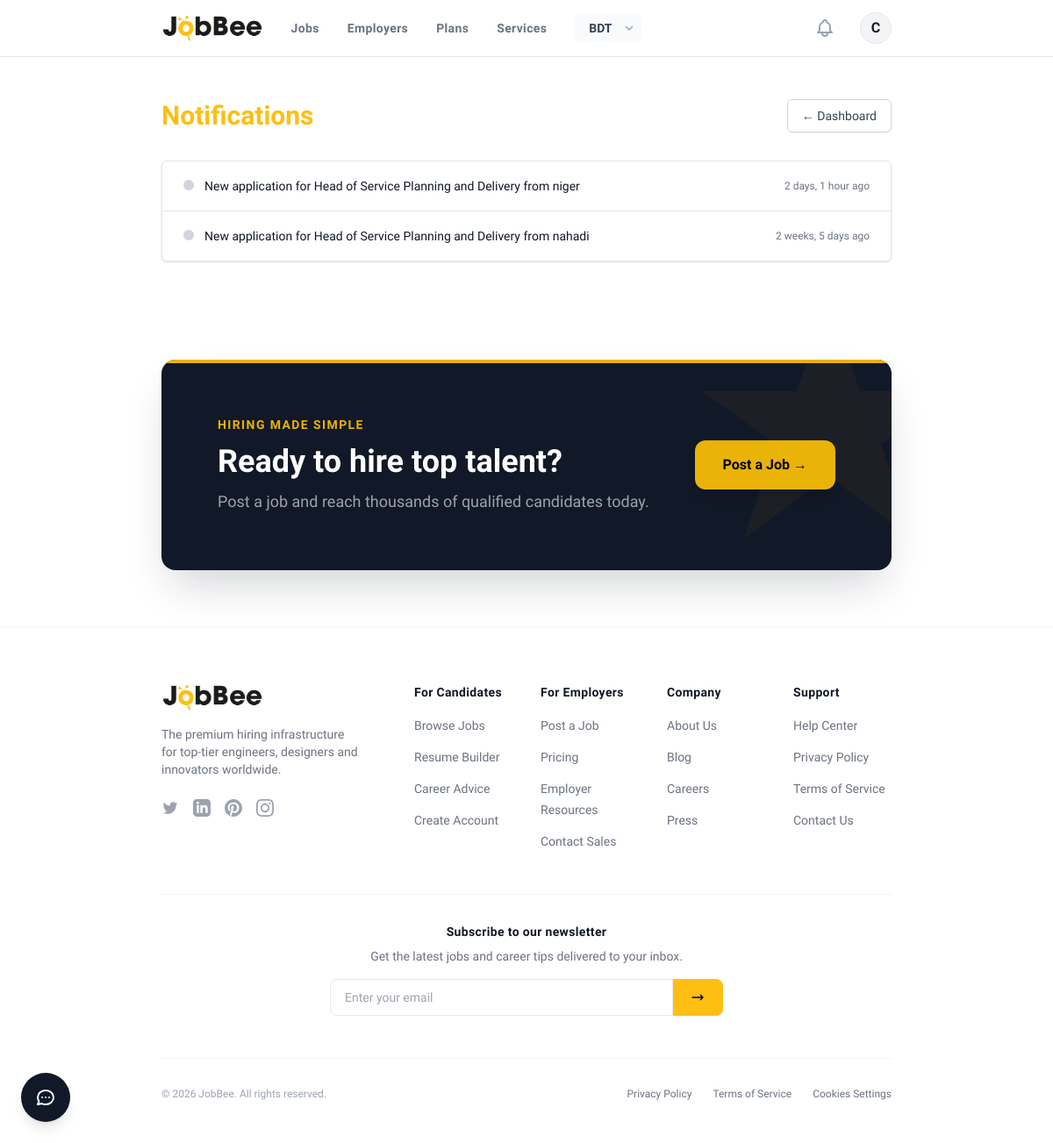
The page /accounts/notifications/ (signed in) on the database its author committed.
### accounts/models.py (models this page shows, shortened)
class User(AbstractUser):
    is_employer = models.BooleanField(default=False)
    is_seeker = models.BooleanField(default=False)
    history = HistoricalRecords()

class Notification(models.Model):
    user = models.ForeignKey(User, on_delete=models.CASCADE, related_name='notifications')
    message = models.CharField(max_length=255)
    link = models.CharField(max_length=255, blank=True)
    is_read = models.BooleanField(default=False)
    created_at = models.DateTimeField(auto_now_add=True)
    class Meta:
        ordering = ['-created_at']

### accounts/views.py (the view)
# urls.py: path('notifications/', views.notifications_view, name='notifications'),
@login_required
def notifications_view(request):
    notifications = request.user.notifications.all()
    notifications.filter(is_read=False).update(is_read=True)
    return render(request, 'accounts/notifications.html', {'notifications': notifications})

### templates/accounts/notifications.html (shortened to what this page needs)
{% extends 'base.html' %}
{% block content %}
<div class="max-w-4xl mx-auto py-12 px-4 sm:px-6 lg:px-8">
    <div class="md:flex md:items-center md:justify-between mb-8">
        <div class="flex-1 min-w-0">
            <h2 class="text-2xl font-bold leading-7 text-primary sm:text-3xl sm:truncate">
                Notifications
            </h2>
        </div>
        <div class="mt-4 flex md:mt-0 md:ml-4">
            <a href="{% url 'dashboard' %}" class="inline-flex items-center px-4 py-2 border border-gray-300 rounded-md shadow-sm text-sm font-medium text-gray-700 bg-white hover:bg-gray-50 focus:outline-none focus:ring-2 focus:ring-offset-2 focus:ring-accent transition">
                &larr; Dashboard
            </a>
        </div>
    </div>
    <div class="bg-white shadow overflow-hidden sm:rounded-md border border-gray-200">
        <ul role="list" class="divide-y divide-gray-200">
            {% for notification in notifications %}
            <li>
                <a {% if notification.link %}href="{{ notification.link }}"{% else %}href="#"{% endif %} class="block hover:bg-gray-50 transition">
                    <div class="px-4 py-4 sm:px-6 flex items-center justify-between">
                        <div class="flex items-center gap-3">
                            <div class="flex-shrink-0">
                                {% if not notification.is_read %}
                                <span class="h-3 w-3 rounded-full bg-accent inline-block"></span>
                                {% else %}
                                <span class="h-3 w-3 rounded-full bg-gray-300 inline-block"></span>
                                {% endif %}
                            </div>
                            <p class="text-sm font-medium text-gray-900 truncate">
                                {{ notification.message }}
                            </p>
                        </div>
                        <div class="ml-2 flex-shrink-0 flex">
                            <p class="text-xs text-gray-500">
                                {{ notification.created_at|timesince }} ago
                            </p>
                        </div>
                    </div>
                </a>
            </li>
            {% empty %}
            <li>
                <div class="px-4 py-12 text-center text-gray-500 text-sm">
                    You have no notifications right now.
                </div>
            </li>
            {% endfor %}
        </ul>
    </div>
</div>
{% endblock %}

### templates/base.html (shortened to what this page needs)
{% load static i18n %}
<!DOCTYPE html>
<html lang="en">
<head>
    <script src="https://cdn.tailwindcss.com"></script>
</head>
<body class="min-h-screen flex flex-col antialiased">
    <nav class="bg-secondary border-b border-gray-200 sticky top-0 z-50">
        <div class="container">
            <div class="flex justify-between h-16">
                <div class="flex">
                    <div class="flex-shrink-0 flex items-center">
                        <a href="/">
                            <img src="{% static 'logo.png' %}?v=2" alt="Jobbee" class="h-8 w-auto object-contain">
                        </a>
                    </div>
                    <div class="hidden sm:ml-8 sm:flex sm:space-x-8 items-center">
                        <a href="{% url 'job_list' %}" class="text-gray-500 hover:text-gray-900 text-sm font-bold transition-colors tracking-wide">Jobs</a>
                        <a href="{% url 'employer_list' %}" class="text-gray-500 hover:text-gray-900 text-sm font-bold transition-colors tracking-wide">Employers</a>
                        {% if not request.user.is_authenticated or not request.user.is_seeker %}
                        <a href="{% url 'subscriptions:pricing' %}" class="text-gray-500 hover:text-gray-900 text-sm font-bold transition-colors tracking-wide">Plans</a>
                        {% endif %}
                        <a href="{% url 'services' %}" class="text-gray-500 hover:text-gray-900 text-sm font-bold transition-colors tracking-wide">Services</a>
                        <form action="{% url 'set_currency' %}" method="post" class="ml-2 relative flex items-center bg-gray-50 rounded-lg px-2">
                            <select name="currency" onchange="this.form.submit()" class="text-sm font-bold text-gray-700 hover:text-gray-900 bg-transparent border-none py-1.5 pl-2 pr-6 focus:ring-0 cursor-pointer appearance-none outline-none transition-colors uppercase">
                                <option value="BDT" {% if user_currency == 'BDT' %}selected{% endif %}>BDT</option>
                            </select>
                            <svg class="w-3 h-3 text-gray-400 absolute right-2 pointer-events-none" fill="none" stroke="currentColor" viewBox="0 0 24 24"><path stroke-linecap="round" stroke-linejoin="round" stroke-width="3" d="M19 9l-7 7-7-7"></path></svg>
                        </form>
                    </div>
                </div>
                <div class="hidden sm:ml-6 sm:flex sm:items-center space-x-6">
                    {% if user.is_authenticated %}
                        <a href="{% url 'notifications' %}" class="relative p-1 rounded-full text-gray-400 hover:text-gray-600 focus:outline-none transition" title="Notifications">
                        </a>
                        <div class="relative inline-block text-left">
                            <button type="button" class="flex items-center focus:outline-none" id="user-menu-button" aria-expanded="false" aria-haspopup="true" onclick="document.getElementById('user-dropdown').classList.toggle('hidden')">
                                <div class="h-9 w-9 rounded-full bg-gray-100 flex items-center justify-center text-gray-900 font-bold border border-gray-200 transition hover:bg-accent hover:border-accent">
                                    {{ user.email|default:user.username|slice:":1"|upper }}
                                </div>
                            </button>
                        </div>
                    {% endif %}
                </div>
            </div>
        </div>
    </nav>
    <main class="flex-grow w-full">
        {% block content %}{% endblock %}
    </main>
    {% block global_cta %}
    <div class="reveal-on-scroll w-full mt-16">
        <div class="container pb-16">
            <div class="w-full bg-gray-900 rounded-2xl overflow-hidden relative shadow-2xl shadow-gray-900/20">
                <div class="absolute top-0 left-0 right-0 h-1 bg-accent"></div>
                <div class="px-10 py-14 md:px-16 md:py-16 flex flex-col md:flex-row items-center justify-between relative z-10 gap-8">
                    <div class="text-center md:text-left text-white">
                        <p class="text-accent text-sm font-bold uppercase tracking-widest mb-3">Hiring Made Simple</p>
                        <h2 class="text-3xl sm:text-4xl font-bold mb-3 leading-tight">Ready to hire top talent?</h2>
                        <p class="text-gray-400 text-lg">Post a job and reach thousands of qualified candidates today.</p>
                    </div>
                    <div class="flex flex-col sm:flex-row gap-4 shrink-0">
                        {% if user.is_authenticated and user.is_employer %}
                        <a href="{% url 'post_job' %}" class="px-8 py-4 bg-accent text-gray-900 font-bold rounded-xl hover:bg-yellow-400 transition-colors text-center shadow-lg whitespace-nowrap">
                            Post a Job &rarr;
                        </a>
                        {% endif %}
                    </div>
                </div>
            </div>
        </div>
    </div>
    {% endblock %}
    <footer class="bg-white border-t border-gray-100 pt-16 pb-12 mt-auto">
        <div class="container">
            <div class="grid grid-cols-1 md:grid-cols-2 lg:grid-cols-6 gap-8 mb-12">
                <div class="lg:col-span-2 pr-8">
                    <a href="/" class="block mb-4">
                        <img src="{% static 'logo.png' %}" alt="JobBee" class="h-8 w-auto">
                    </a>
                    <p class="text-sm text-gray-500 mb-6 max-w-xs">
                        The premium hiring infrastructure for top-tier engineers, designers and innovators worldwide.
                    </p>
                    <div class="flex space-x-4">
                        <a href="#" class="text-gray-400 hover:text-gray-900 transition-colors">
                        </a>
                        <a href="#" class="text-gray-400 hover:text-gray-900 transition-colors">
                        </a>
                        <a href="#" class="text-gray-400 hover:text-gray-900 transition-colors">
                        </a>
                        <a href="#" class="text-gray-400 hover:text-gray-900 transition-colors">
                        </a>
                    </div>
                </div>
                <div>
                    <h4 class="text-sm font-bold text-gray-900 mb-4 tracking-wide">For Candidates</h4>
                    <ul class="space-y-3">
                        <li><a href="{% url 'job_list' %}" class="text-sm text-gray-500 hover:text-blue-600 transition-colors">Browse Jobs</a></li>
                        <li><a href="{% url 'resume_builder' %}" class="text-sm text-gray-500 hover:text-blue-600 transition-colors">Resume Builder</a></li>
                        <li><a href="{% url 'post_list' %}?category=career-advice" class="text-sm text-gray-500 hover:text-blue-600 transition-colors">Career Advice</a></li>
                        <li><a href="{% url 'account_signup' %}" class="text-sm text-gray-500 hover:text-blue-600 transition-colors">Create Account</a></li>
                    </ul>
                </div>
                <div>
                    <h4 class="text-sm font-bold text-gray-900 mb-4 tracking-wide">For Employers</h4>
                    <ul class="space-y-3">
                        <li><a href="{% url 'post_job' %}" class="text-sm text-gray-500 hover:text-blue-600 transition-colors">Post a Job</a></li>
                        <li><a href="{% url 'subscriptions:pricing' %}" class="text-sm text-gray-500 hover:text-blue-600 transition-colors">Pricing</a></li>
                        <li><a href="javascript:void(0)" class="text-sm text-gray-500 hover:text-blue-600 transition-colors cursor-pointer">Employer Resources</a></li>
                        <li><a href="{% url 'contact_us' %}" class="text-sm text-gray-500 hover:text-blue-600 transition-colors">Contact Sales</a></li>
                    </ul>
                </div>
                <div>
                    <h4 class="text-sm font-bold text-gray-900 mb-4 tracking-wide">Company</h4>
                    <ul class="space-y-3">
                        <li><a href="{% url 'about_us' %}" class="text-sm text-gray-500 hover:text-blue-600 transition-colors">About Us</a></li>
                        <li><a href="{% url 'post_list' %}" class="text-sm text-gray-500 hover:text-blue-600 transition-colors">Blog</a></li>
                        <li><a href="#" class="text-sm text-gray-500 hover:text-blue-600 transition-colors">Careers</a></li>
                        <li><a href="javascript:void(0)" class="text-sm text-gray-500 hover:text-blue-600 transition-colors cursor-pointer">Press</a></li>
                    </ul>
                </div>
                <div>
                    <h4 class="text-sm font-bold text-gray-900 mb-4 tracking-wide">Support</h4>
                    <ul class="space-y-3">
                        <li><a href="{% url 'help' %}" class="text-sm text-gray-500 hover:text-blue-600 transition-colors">Help Center</a></li>
                        <li><a href="{% url 'privacy' %}" class="text-sm text-gray-500 hover:text-blue-600 transition-colors">Privacy Policy</a></li>
                        <li><a href="{% url 'terms' %}" class="text-sm text-gray-500 hover:text-blue-600 transition-colors">Terms of Service</a></li>
                        <li><a href="{% url 'contact_us' %}" class="text-sm text-gray-500 hover:text-blue-600 transition-colors">Contact Us</a></li>
                    </ul>
                </div>
            </div>
            <div class="mb-12 border-t border-gray-100 pt-8 flex justify-center">
                <div class="w-full max-w-md text-center">
                    <h4 class="text-sm font-bold text-gray-900 mb-2 tracking-wide">Subscribe to our newsletter</h4>
                    <p class="text-sm text-gray-500 mb-4">Get the latest jobs and career tips delivered to your inbox.</p>
                    <form class="flex" action="{% url 'subscribe_newsletter' %}" method="POST">
                        <input
                            type="email"
                            name="email"
                            required
                            placeholder="Enter your email"
                            class="flex-1 bg-white border border-gray-200 text-gray-900 text-sm rounded-l-lg px-4 py-2.5 focus:outline-none focus:ring-1 focus:ring-blue-500"
                        >
                        <button
                            type="submit"
                            class="bg-blue-600 border-y border-r border-blue-600 text-white px-5 rounded-r-lg hover:bg-blue-700 transition-colors"
                        >
                            <svg class="h-4 w-4" fill="none" viewBox="0 0 24 24" stroke="currentColor">
                                <path stroke-linecap="round" stroke-linejoin="round" stroke-width="2" d="M17 8l4 4m0 0l-4 4m4-4H3"/>
                            </svg>
                        </button>
                    </form>
                </div>
            </div>
            <div class="border-t border-gray-100 pt-8 flex flex-col md:flex-row md:items-center md:justify-between">
                <p class="text-xs text-gray-400 mb-4 md:mb-0">
                    &copy; {% now "Y" %} JobBee. All rights reserved.
                </p>
                <div class="flex space-x-6 text-xs text-gray-500">
                    <a href="{% url 'privacy' %}" class="hover:text-gray-900 transition-colors">Privacy Policy</a>
                    <a href="{% url 'terms' %}" class="hover:text-gray-900 transition-colors">Terms of Service</a>
                    <a href="javascript:void(0)" class="hover:text-gray-900 transition-colors cursor-pointer">Cookies Settings</a>
                </div>
            </div>
        </div>
    </footer>
    <div class="fixed bottom-6 left-6 z-50 flex flex-col-reverse items-start gap-4">
        <button id="contactToggleBtn" class="p-4 bg-gray-900 text-white rounded-full shadow-lg transition-transform duration-300 hover:scale-110 focus:outline-none flex items-center justify-center" aria-label="Quick Contact">
            <svg class="w-6 h-6" fill="none" stroke="currentColor" viewBox="0 0 24 24"><path stroke-linecap="round" stroke-linejoin="round" stroke-width="2" d="M8 12h.01M12 12h.01M16 12h.01M21 12c0 4.418-4.03 8-9 8a9.863 9.863 0 01-4.255-.949L3 20l1.395-3.72C3.512 15.042 3 13.574 3 12c0-4.418 4.03-8 9-8s9 3.582 9 8z"></path></svg>
        </button>
    </div>
</body>
</html>

### rows shown on the page
User: email "C"
Notification: is_read True (drawn), message "New application for Head of Service Planning and Delivery from niger", created_at "2 days, 1 hour"
Notification: is_read True (drawn), message "New application for Head of Service Planning and Delivery from nahadi", created_at "2 weeks, 5 days"
